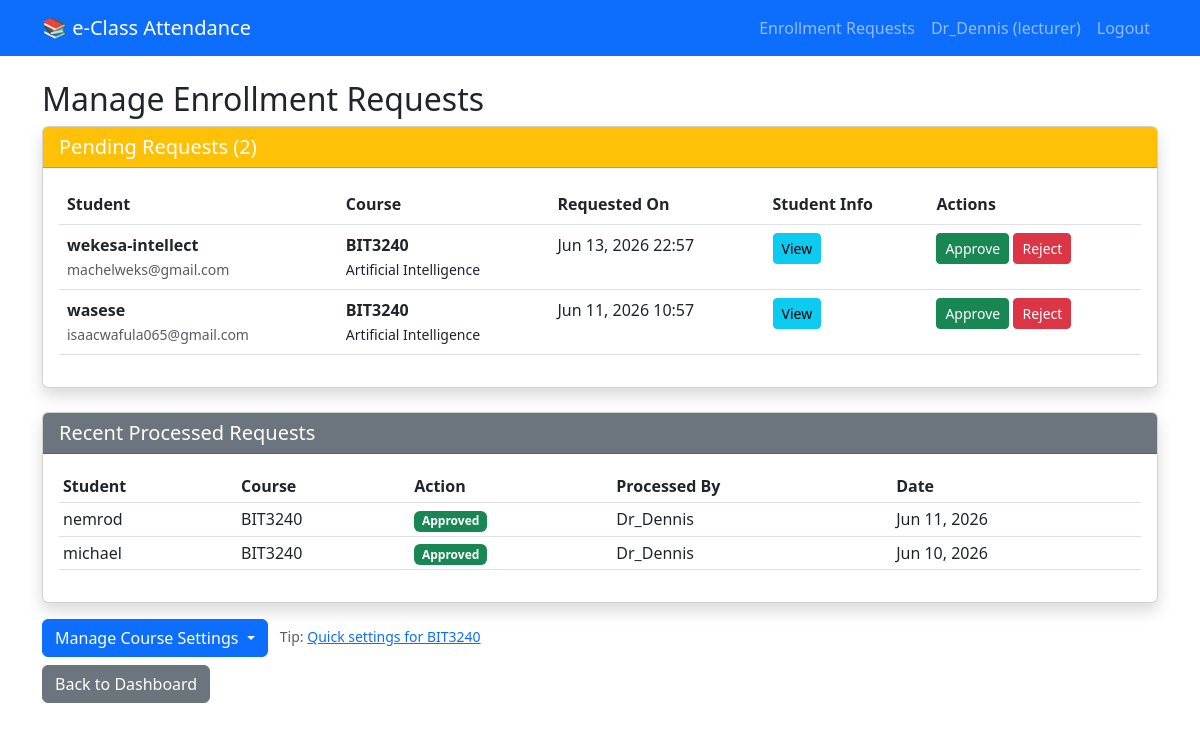
The page /lecturer/enrollments/ (signed in) on the database its author committed.
### attendance/models.py (models this page shows, shortened)
class User(AbstractUser):
    ROLE_CHOICES = (
        ('student', 'Student'),
        ('lecturer', 'Lecturer'),
        ('admin', 'Faculty Admin'),
    )
    role = models.CharField(max_length=20, choices=ROLE_CHOICES, default='student')
    phone = models.CharField(max_length=15, blank=True)
    email = models.EmailField(blank=True, null=True)

class EnrollmentRequest(models.Model):
    STATUS_CHOICES = (
        ('pending', 'Pending'),
        ('approved', 'Approved'),
        ('rejected', 'Rejected'),
    )
    student = models.ForeignKey(User, on_delete=models.CASCADE, limit_choices_to={'role': 'student'}, related_name='enrollment_requests')
    course = models.ForeignKey(Course, on_delete=models.CASCADE, related_name='enrollment_requests')
    status = models.CharField(max_length=20, choices=STATUS_CHOICES, default='pending')
    requested_at = models.DateTimeField(auto_now_add=True)
    processed_at = models.DateTimeField(null=True, blank=True)
    processed_by = models.ForeignKey(User, on_delete=models.SET_NULL, null=True, blank=True, related_name='processed_enrollments')
    notes = models.TextField(blank=True)
    class Meta:
        unique_together = ('student', 'course')
        ordering = ['-requested_at']

class Course(models.Model):
    code = models.CharField(max_length=20, unique=True)
    name = models.CharField(max_length=100)
    lecturer = models.ForeignKey(User, on_delete=models.SET_NULL, null=True, limit_choices_to={'role': 'lecturer'})
    students = models.ManyToManyField(User, related_name='courses', limit_choices_to={'role': 'student'})
    enrollment_open = models.BooleanField(default=True)
    auto_approve = models.BooleanField(default=False)
    description = models.TextField(blank=True)
    capacity = models.PositiveIntegerField(default=0)
    prerequisites = models.ManyToManyField('self', symmetrical=False, blank=True)
    @property
    def is_full(self):
        if self.capacity == 0:
            return False
        return self.students.count() >= self.capacity

### attendance/views.py (the view, shortened to what this page needs)
# urls.py: path('lecturer/enrollments/', views.manage_enrollments, name='manage_enrollments'),
@login_required
def manage_enrollments(request):
    if request.user.role != 'lecturer':
        messages.error(request, 'Access denied')
        return redirect('dashboard')
    pending_requests = EnrollmentRequest.objects.filter(course__lecturer=request.user, status='pending').select_related('student', 'course')
    processed_requests = EnrollmentRequest.objects.filter(course__lecturer=request.user).exclude(status='pending').select_related('student', 'course')[:20]
    context = {
        'pending_requests': pending_requests,
        'processed_requests': processed_requests,
    }
    return render(request, 'attendance/manage_enrollments.html', context)

### attendance/templates/attendance/manage_enrollments.html (shortened to what this page needs)
{% extends 'base.html' %}
{% block content %}
<h2>Manage Enrollment Requests</h2>
<div class="card shadow mb-4">
    <div class="card-header bg-warning text-white">
        <h5 class="mb-0"> Pending Requests ({{ pending_requests.count }})</h5>
    </div>
    <div class="card-body">
        {% if pending_requests %}
        <div class="table-responsive">
            <table class="table table-hover">
                <thead>
                    <tr>
                        <th>Student</th>
                        <th>Course</th>
                        <th>Requested On</th>
                        <th>Student Info</th>
                        <th>Actions</th>
                    </tr>
                </thead>
                <tbody>
                    {% for req in pending_requests %}
                    <tr>
                        <td>
                            <strong>{{ req.student.username }}</strong><br>
                            <small class="text-muted">{{ req.student.email }}</small>
                        </td>
                        <td>
                            <strong>{{ req.course.code }}</strong><br>
                            <small>{{ req.course.name }}</small>
                        </td>
                        <td>{{ req.requested_at|date:"M d, Y H:i" }}</td>
                        <td>
                            <button type="button" class="btn btn-sm btn-info" data-bs-toggle="modal" data-bs-target="#studentModal{{ req.id }}">
                                 View
                            </button>
                        </td>
                        <td>
                            <form method="post" class="d-inline">
                                <button type="submit" class="btn btn-sm btn-success"
                                        {% if req.course.is_full %}disabled{% endif %}>
                                     Approve
                                </button>
                            </form>
                            <button type="button" class="btn btn-sm btn-danger" data-bs-toggle="modal" data-bs-target="#rejectModal{{ req.id }}">
                                 Reject
                            </button>
                        </td>
                    </tr>
                    {% endfor %}
                </tbody>
            </table>
        </div>
        {% else %}
        <div class="alert alert-info">No pending enrollment requests.</div>
        {% endif %}
    </div>
</div>
{% if processed_requests %}
<div class="card shadow">
    <div class="card-header bg-secondary text-white">
        <h5 class="mb-0"> Recent Processed Requests</h5>
    </div>
    <div class="card-body">
        <div class="table-responsive">
            <table class="table table-sm">
                <thead>
                    <tr>
                        <th>Student</th>
                        <th>Course</th>
                        <th>Action</th>
                        <th>Processed By</th>
                        <th>Date</th>
                    </tr>
                </thead>
                <tbody>
                    {% for req in processed_requests %}
                    <tr>
                        <td>{{ req.student.username }}</td>
                        <td>{{ req.course.code }}</td>
                        <td>
                            {% if req.status == 'approved' %}
                            <span class="badge bg-success">Approved</span>
                            {% else %}
                            <span class="badge bg-danger">Rejected</span>
                            {% endif %}
                        </td>
                        <td>{{ req.processed_by.username }}</td>
                        <td>{{ req.processed_at|date:"M d, Y" }}</td>
                    </tr>
                    {% endfor %}
                </tbody>
            </table>
        </div>
    </div>
</div>
{% endif %}
<div class="mt-3">
    <div class="dropdown d-inline-block">
        <button class="btn btn-primary dropdown-toggle" type="button" id="courseSettingsDropdown" data-bs-toggle="dropdown">
             Manage Course Settings
        </button>
    </div>
    {% if pending_requests %}
    <small class="text-muted ms-2">
        Tip: <a href="{% url 'course_settings' pending_requests.0.course.id %}">Quick settings for {{ pending_requests.0.course.code }}</a>
    </small>
    {% endif %}
</div>
<div class="mt-2">
    <a href="{% url 'dashboard' %}" class="btn btn-secondary">
         Back to Dashboard
    </a>
</div>
{% endblock %}

### templates/base.html (shortened to what this page needs)
<!DOCTYPE html>
<html>
<head>
    <link href="https://cdn.jsdelivr.net/npm/bootstrap@5.3.0/dist/css/bootstrap.min.css" rel="stylesheet">
    {% load static %}
    <link rel="stylesheet" href="{% static 'css/admin.css' %}">
</head>
<body>
<nav class="navbar navbar-expand-lg navbar-dark bg-primary">
    <div class="container">
        <a class="navbar-brand" href="{% url 'dashboard' %}">📚 e-Class Attendance</a>
        <div class="collapse navbar-collapse" id="navbarNav">
            <ul class="navbar-nav ms-auto">
                {% if user.is_authenticated %}
                    {% if user.role == 'student' %}
                    <li class="nav-item">
                        <a class="nav-link" href="{% url 'browse_courses' %}">
                            <i class="fas fa-book"></i> Browse Courses
                        </a>
                    </li>
                    <li class="nav-item">
                        <a class="nav-link" href="{% url 'my_courses' %}">
                            <i class="fas fa-graduation-cap"></i> My Courses
                        </a>
                    </li>
                    {% elif user.role == 'lecturer' %}
                    <li class="nav-item">
                        <a class="nav-link" href="{% url 'manage_enrollments' %}">
                             Enrollment Requests
                        </a>
                    </li>
                    {% elif user.role == 'admin' %}
                    <li class="nav-item">
                        <a class="nav-link" href="{% url 'all_enrollments' %}">
                            <i class="fas fa-chart-line"></i> All Enrollments
                        </a>
                    </li>
                    {% endif %}
                    <li class="nav-item">
                        {% with role_label=user.role %}
                            <span class="nav-link">{{ user.username }} ({{ role_label }})</span>
                        {% endwith %}
                    </li>
                    <li class="nav-item">
                        <a class="nav-link" href="{% url 'logout' %}">
                             Logout
                        </a>
                    </li>
                {% endif %}
            </ul>
        </div>
    </div>
</nav>
<div class="container mt-4">
    {% block content %}{% endblock %}
</div>
</body>
</html>

### rows shown on the page
User: username "Dr_Dennis", role "lecturer"
EnrollmentRequest: student.username "wekesa-intellect", student.email "machelweks@gmail.com", course.code "BIT3240", course.name "Artificial Intelligence", requested_at "Jun 13, 2026 22:57"
EnrollmentRequest: student.username "wasese", student.email "isaacwafula065@gmail.com", course.code "BIT3240", course.name "Artificial Intelligence", requested_at "Jun 11, 2026 10:57"
EnrollmentRequest: student.username "nemrod", course.code "BIT3240", status "Approved", processed_by.username "Dr_Dennis", processed_at "Jun 11, 2026"
EnrollmentRequest: student.username "michael", course.code "BIT3240", status "Approved", processed_by.username "Dr_Dennis", processed_at "Jun 10, 2026"

### other values the page prints
{{ pending_requests.count }} "2"
